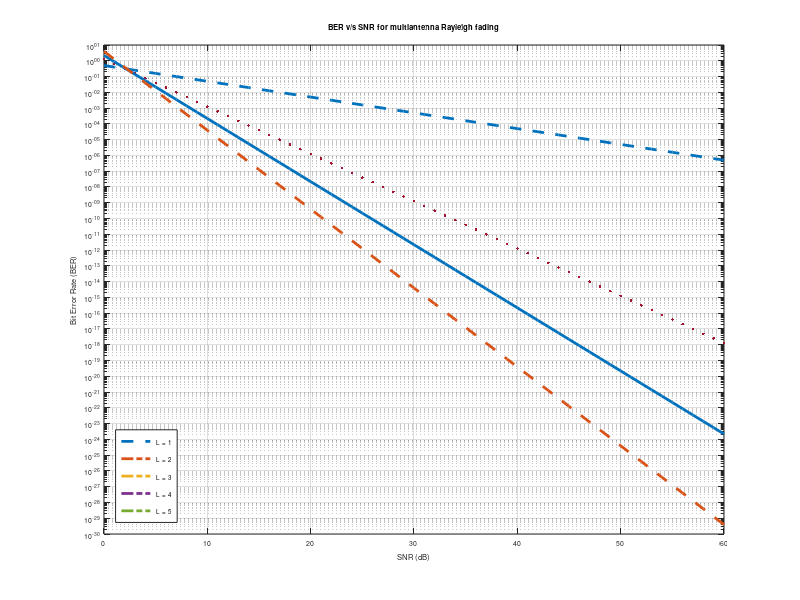

MATLAB code to generate this figure:
clc;
clear;
close all;

SNRdB = 0:60;
SNR = 10.^(SNRdB/10);
BER = zeros(5, length(SNR));

for L = 1:5
    BER(L,:) = nchoosek(2*L-1, L) .* (1/2)^L .* (1./SNR).^L;
end

figure;
semilogy(SNRdB, BER(1,:),'--','LineWidth',2); hold on;
semilogy(SNRdB, BER(2),'-.','LineWidth',2);
semilogy(SNRdB, BER(3,:),'.','LineWidth',2);
semilogy(SNRdB, BER(4,:),'-','LineWidth',2);
semilogy(SNRdB, BER(5,:),'--','LineWidth',2);

grid on;
xlabel('SNR (dB)');
ylabel('Bit Error Rate (BER)');
title('BER v/s SNR for multiantenna Rayleigh fading');
legend('L = 1','L = 2','L = 3','L = 4','L = 5','Location','southwest');

set(gca,'FontSize',5);
